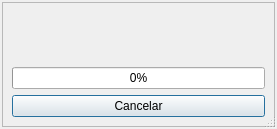
<?xml version="1.0" encoding="UTF-8"?>
<ui version="4.0">
 <class>CaixaMensagemProgresso</class>
 <widget class="QDialog" name="CaixaMensagemProgresso">
  <property name="windowModality">
   <enum>Qt::ApplicationModal</enum>
  </property>
  <property name="geometry">
   <rect>
    <x>0</x>
    <y>0</y>
    <width>277</width>
    <height>129</height>
   </rect>
  </property>
  <property name="minimumSize">
   <size>
    <width>277</width>
    <height>129</height>
   </size>
  </property>
  <property name="maximumSize">
   <size>
    <width>277</width>
    <height>129</height>
   </size>
  </property>
  <property name="contextMenuPolicy">
   <enum>Qt::NoContextMenu</enum>
  </property>
  <property name="windowTitle">
   <string>Processando! Aguarde...</string>
  </property>
  <property name="toolTip">
   <string>&lt;html&gt;&lt;head/&gt;&lt;body&gt;&lt;p&gt;Trabalhando em sua &lt;span style=&quot; font-weight:600; font-style:italic;&quot;&gt;requisição&lt;/span&gt;...&lt;/p&gt;&lt;/body&gt;&lt;/html&gt;</string>
  </property>
  <property name="sizeGripEnabled">
   <bool>true</bool>
  </property>
  <layout class="QVBoxLayout" name="verticalLayout_2">
   <property name="leftMargin">
    <number>2</number>
   </property>
   <property name="topMargin">
    <number>2</number>
   </property>
   <property name="rightMargin">
    <number>2</number>
   </property>
   <property name="bottomMargin">
    <number>2</number>
   </property>
   <item>
    <widget class="QFrame" name="frame">
     <property name="minimumSize">
      <size>
       <width>100</width>
       <height>100</height>
      </size>
     </property>
     <property name="frameShape">
      <enum>QFrame::StyledPanel</enum>
     </property>
     <property name="frameShadow">
      <enum>QFrame::Raised</enum>
     </property>
     <layout class="QVBoxLayout" name="verticalLayout">
      <item>
       <widget class="QLabel" name="labelImageFrame">
        <property name="text">
         <string/>
        </property>
        <property name="pixmap">
         <pixmap resource="thema.qrc">:/images/splash.gif</pixmap>
        </property>
        <property name="scaledContents">
         <bool>false</bool>
        </property>
        <property name="alignment">
         <set>Qt::AlignCenter</set>
        </property>
        <property name="wordWrap">
         <bool>true</bool>
        </property>
       </widget>
      </item>
      <item>
       <widget class="QProgressBar" name="barraDeProgresso">
        <property name="value">
         <number>0</number>
        </property>
        <property name="alignment">
         <set>Qt::AlignCenter</set>
        </property>
       </widget>
      </item>
      <item>
       <widget class="QPushButton" name="botaoCancelar">
        <property name="text">
         <string>Cancelar</string>
        </property>
       </widget>
      </item>
     </layout>
    </widget>
   </item>
  </layout>
 </widget>
 <resources>
  <include location="thema.qrc"/>
 </resources>
 <connections/>
</ui>
